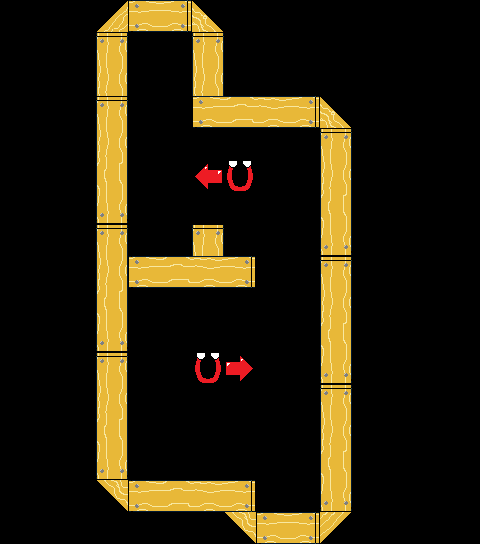

This game map was drawn from its Tiled (.tmx) file and the tilesets committed beside it. A one-line description and the full map source follow:
An orthogonal 15x17 tile map with 32x32 px tiles, 2 tile layers (background, foreground), 2 tilesets and 4 objects (2x fan, exit, spawn).

<map version="1.0" orientation="orthogonal" renderorder="right-down" width="15" height="17" tilewidth="32" tileheight="32" nextobjectid="52">
 <tileset firstgid="1" name="basic" tilewidth="32" tileheight="32" tilecount="256" columns="16">
  <image source="basic-tiles.png" width="512" height="512" />
 </tileset>
 <tileset firstgid="257" name="objects" tilewidth="32" tileheight="64" tilecount="3" columns="0">
  <tile id="1">
   <image width="32" height="64" source="fan_0.png" />
  </tile>
  <tile id="3">
   <image width="32" height="32" source="exit.png" />
  </tile>
  <tile id="4">
   <image width="32" height="32" source="spawn.png" />
  </tile>
 </tileset>
 <layer name="background" width="15" height="17">
  <data encoding="csv">
0,0,0,0,0,0,0,0,0,0,0,0,0,0,0,
0,0,0,0,0,0,0,0,0,0,0,0,0,0,0,
0,0,0,0,0,0,0,0,0,0,0,0,0,0,0,
0,0,0,0,0,0,0,0,0,0,0,0,0,0,0,
0,0,0,0,0,0,0,0,0,0,0,0,0,0,0,
0,0,0,0,0,0,35,10,0,0,0,0,0,0,0,
0,0,0,0,0,0,0,0,0,0,0,0,0,0,0,
0,0,0,0,0,0,0,0,0,0,0,0,0,0,0,
0,0,0,0,0,0,0,0,0,0,0,0,0,0,0,
0,0,0,0,0,0,0,0,0,0,0,0,0,0,0,
0,0,0,0,0,0,0,0,0,0,0,0,0,0,0,
0,0,0,0,0,0,10,34,0,0,0,0,0,0,0,
0,0,0,0,0,0,0,0,0,0,0,0,0,0,0,
0,0,0,0,0,0,0,0,0,0,0,0,0,0,0,
0,0,0,0,0,0,0,0,0,0,0,0,0,0,0,
0,0,0,0,0,0,0,0,0,0,0,0,0,0,0,
0,0,0,0,0,0,0,0,0,0,0,0,0,0,0
</data>
 </layer>
 <layer name="foreground" width="15" height="17">
  <data encoding="csv">
0,0,0,4,66,69,5,0,0,0,0,0,0,0,0,
0,0,0,17,0,0,17,0,0,0,0,0,0,0,0,
0,0,0,33,0,0,33,0,0,0,0,0,0,0,0,
0,0,0,17,0,0,66,67,68,69,5,0,0,0,0,
0,0,0,33,0,0,0,0,0,0,17,0,0,0,0,
0,0,0,49,0,0,0,0,0,0,33,0,0,0,0,
0,0,0,65,0,0,0,0,0,0,49,0,0,0,0,
0,0,0,17,0,0,17,0,0,0,65,0,0,0,0,
0,0,0,33,66,67,68,69,0,0,17,0,0,0,0,
0,0,0,49,0,0,0,0,0,0,33,0,0,0,0,
0,0,0,65,0,0,0,0,0,0,49,0,0,0,0,
0,0,0,17,0,0,0,0,0,0,65,0,0,0,0,
0,0,0,33,0,0,0,0,0,0,17,0,0,0,0,
0,0,0,49,0,0,0,0,0,0,33,0,0,0,0,
0,0,0,65,0,0,0,0,0,0,49,0,0,0,0,
0,0,0,3,66,67,68,69,0,0,65,0,0,0,0,
0,0,0,0,0,0,0,3,66,69,2,0,0,0,0
</data>
 </layer>
 <objectgroup name="objects">
  <object id="23" type="fan" gid="258" x="320" y="512" width="32" height="64" rotation="-90" />
  <object id="24" name="exit" type="exit" gid="260" x="144" y="80" width="32" height="32" />
  <object id="25" name="spawn" type="spawn" gid="261" x="176" y="432" width="32" height="32" />
  <object id="51" type="fan" gid="258" x="192" y="256" width="32" height="64" rotation="-90" />
 </objectgroup>
</map>
